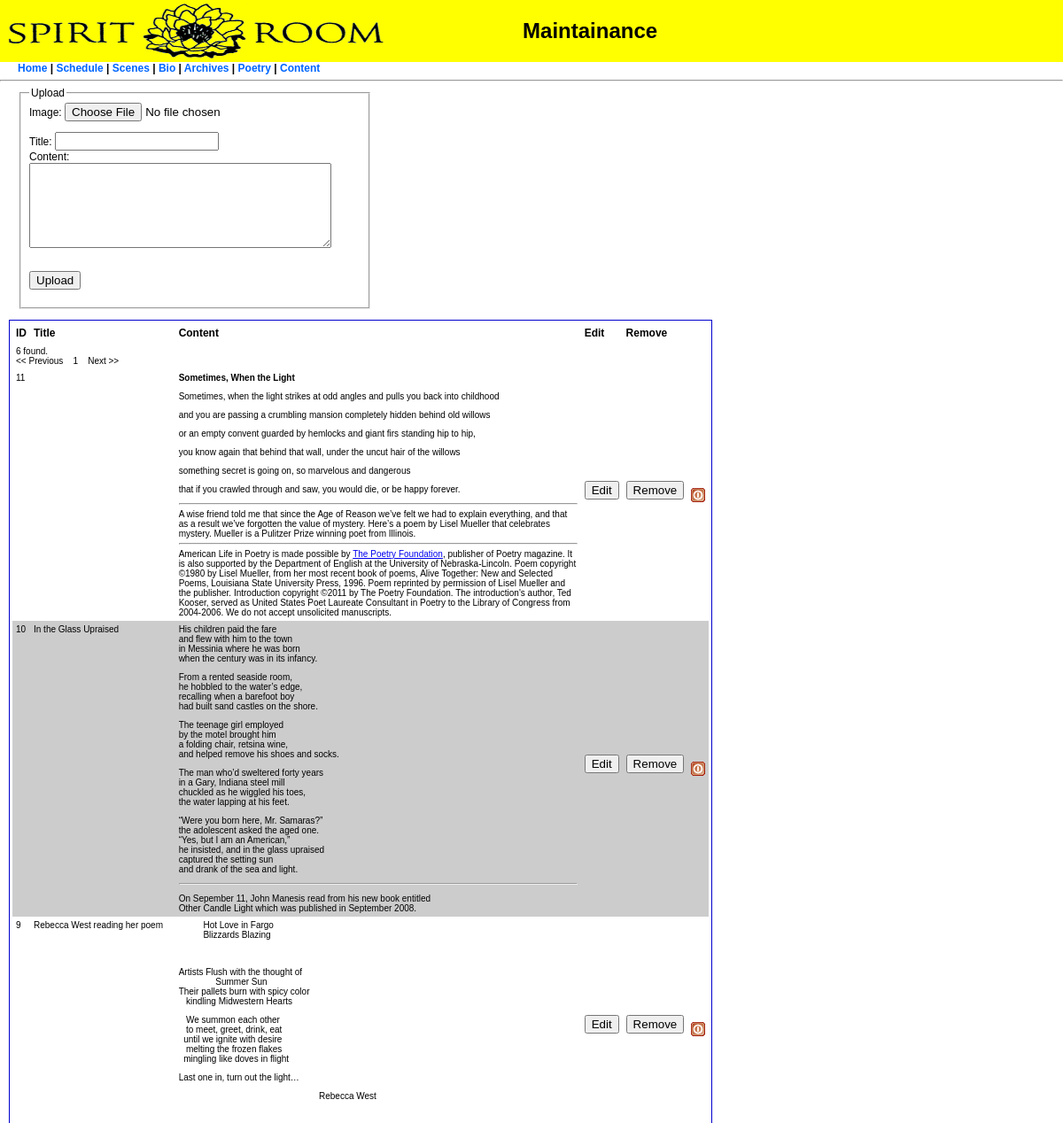
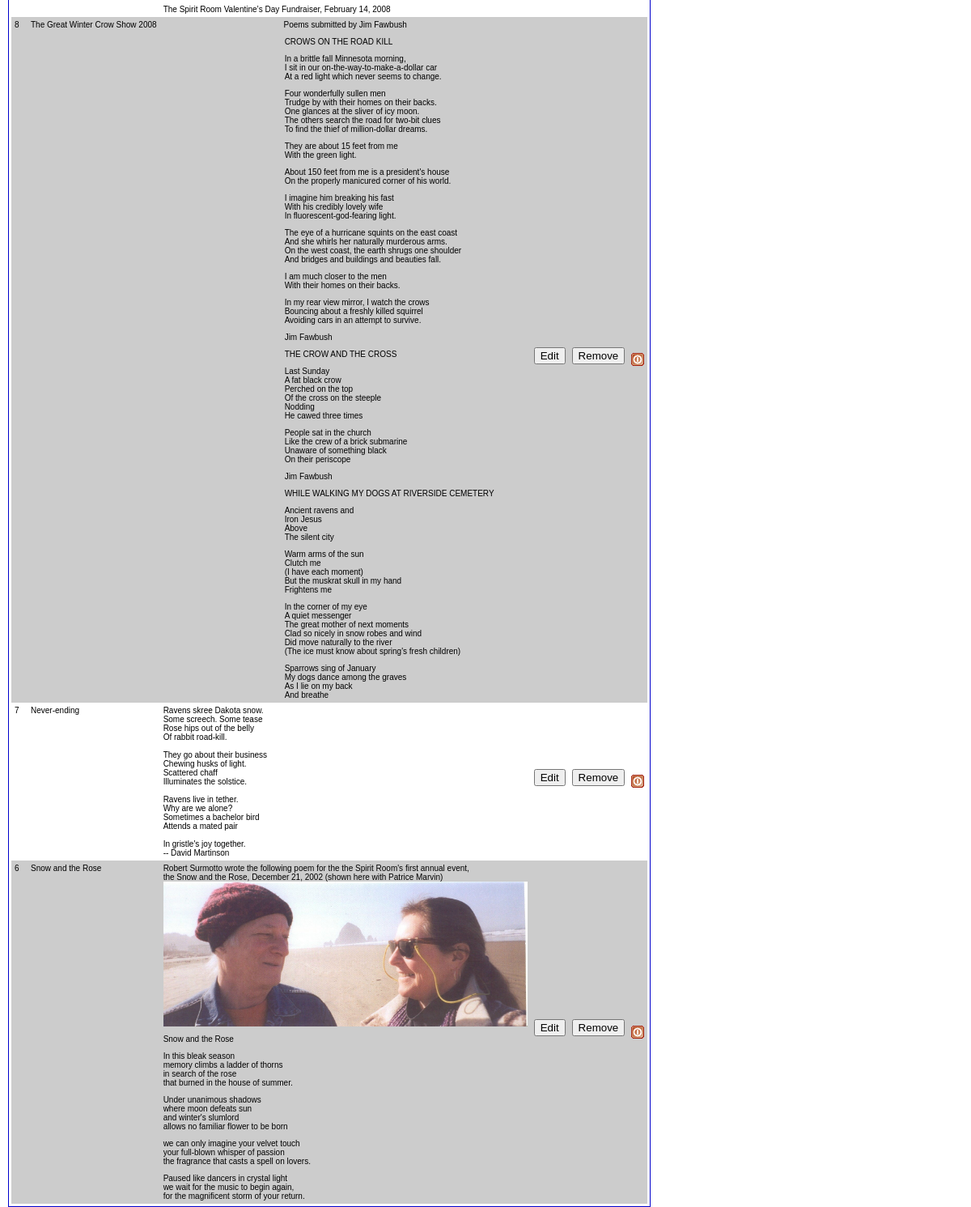
The page /maint/poetry.php on the database its author committed (2 pictures, top to bottom).
### tables this page shows
CREATE TABLE `poetry` (
  `id` int(11) NOT NULL auto_increment,
  `title` varchar(100) NOT NULL,
  `image_url` varchar(100) NOT NULL,
  `content` text NOT NULL,
  `current` tinyint(4) NOT NULL default '1',
  `post_date` date NOT NULL,
  PRIMARY KEY  (`id`)
);

### maint/poetry.php (the view, shortened to what this page needs)
<?
	require("../includes/_commonroutines.php");
	$tableName = "poetry";
?>
	<div style="width:400px; margin-left:20px;">
	<form name="form1" method="post" action="" enctype="multipart/form-data">
	<fieldset><legend>Upload</legend>
		  Image:
	      <input name="image1" type="file">
        <p>Title:
          <input type="text" name="title" value="<?=$title?>"><br>
		  Content:<br>
		  <textarea name="content" cols="40" rows="6"><?=$content?></textarea><br><br>
    </p>
		  <p><input name="action" type="submit" value="Upload">
        </p>
    </fieldset>
    </form>
	</div>
    <table width="650"  cellpadding="4" cellspacing="0" class="listing_table" >
	<tr>
		<th>ID</th>
		<th>Title</th>
		<th>Content</th>
	    <th>Edit</th>
	    <th>Remove</th>
	</tr>
<?
	$sql="select * from $tableName  order by post_date desc, id desc";
	$result=mysql_query($sql) or die($sql.mysql_error());
	$total_recs=mysql_num_rows($result);
	$pages = "$total_recs found. <br>".getPages(($_REQUEST['page'])?$_REQUEST['page']:1, ceil($total_recs/10), "$parms");
	$first_rec=($_REQUEST['page'])?(10*($_REQUEST['page']-1)):0;
	$limit = " limit $first_rec,20";
	$result = doMysqlQuery($sql.$limit);
	$alt=0;
?>
	<tr><td colspan=7><?=$pages?></td></tr>
<?
	while($row=mysql_fetch_object($result)) {
		$bg=($alt=(!$alt))?"":"bgcolor=#cccccc";
		$poetry_id=$row->id;
		$title=stripslashes($row->title);
		$content=stripslashes($row->content);
		$current=$row->current;
?>
<tr <?=$bg?>>
	<td width="50" valign='top'> <?=$poetry_id?></td>
	<td nowrap valign='top'><?=$title?></td>
	<td valign='top'><?=$content?></td>
    <td><form method=post>
    	<input type=submit value=Edit></form>
    	</td>
    <td><form method=post>
    	<input type=submit value=Remove onClick="return confirm('Delete this image?')">
    	</form></td>
<? $switch=($current)?"turnoff.png":"turnon.png"; ?>
	<td><a href="?flipstatus=<?=$poetry_id?>&flag=<?=$current?>"><img src="../quarantine/images/<?=$switch?>" /></a></td>
</tr>
<?
	}
?>
</table>
</body>
</html>

### includes/_commonroutines.php (shortened to what this page needs)
<?php
	function doMysqlQuery($theSql) {
		$result=mysql_query($theSql) or doError($theSql . "\n" . mysql_error()."\n");
		return($result);
	}
	function getPages($currPage, $maxPages, $paramList){
		$seperator="&nbsp;&nbsp;";
		$endFirst=2;
		$startLast= $maxPages-1;
		$firstPage = ($currPage > 6) ? $currPage-4: 1;
		$lastPage = (($currPage+5) < ($maxPages-1)) ? $currPage+5: $maxPages;
		for($p=$firstPage; $p<=$lastPage; $p++){
			$showPages.=($p==$currPage)?" $p $seperator":pageForm($p, $paramList).$seperator;
		}
		$previous=($currPage > 1) ? "<< <a href='".$_SERVER['PHP_SELF']."?page=".($currPage-1)."$params'>Previous</a> " : "<< Previous ";
		$next=($currPage < $maxPages) ? " <a href='".$_SERVER['PHP_SELF']."?page=".($currPage+1)."$params'>Next</a> >>" : " Next >>";
		$showPages=$previous.$seperator.substr($showPages,0,strlen($showPages)-strlen($seperator)).$seperator.$next;
		return $showPages;
	}
?>

### maint/admin.css (style rules this page uses)
body { font-family: Verdana, Arial, Helvetica, sans-serif; font-size: 12px; margin: 0px; }
#header_banner { background-color: #FFFF00; margin: 0px; padding: 0px; }
#top_nav { padding-left:20px; font-weight:bold; text-decoration:none; }
#top_nav a { color: #0099CC; }
#top_nav a { color: #0066FF; text-decoration: none; }
td { font-family: Verdana, Arial, Helvetica, sans-serif; font-size: 10px; }
th { font-family: Verdana, Arial, Helvetica, sans-serif; font-size: 12px; font-weight: bold; text-align: left; }
.listing_table { border: thin solid #0000CC; margin-left:10px; padding:3px; }

### rows shown on the page
poetry: id "11", content "Sometimes, When the Light Sometimes, when the light strikes at odd angles and pulls you back into childhood and you are passing a crumbling mansion completely hidden behind old willows or an empty convent guarded by hemlocks and giant firs standing hip to hip, you know again that behind that wall, under the uncut hair of the willows something secret is going on, so marvelous and dangerous that if you crawled through and saw, you would die, or be happy forever. A wise friend told me that since the Age of Reason we’ve felt we had to explain everything, and that as a result we’ve forgotten the value of mystery. Here’s a poem by Lisel Mueller that celebrates mystery. Mueller is a Pulitzer Prize…"
poetry: id "10", title "In the Glass Upraised", content "His children paid the fare and flew with him to the town in Messinia where he was born when the century was in its infancy. From a rented seaside room, he hobbled to the water’s edge, recalling when a barefoot boy had built sand castles on the shore. The teenage girl employed by the motel brought him a folding chair, retsina wine, and helped remove his shoes and socks. The man who’d sweltered forty years in a Gary, Indiana steel mill chuckled as he wiggled his toes, the water lapping at his feet. “Were you born here, Mr. Samaras?” the adolescent asked the aged one. “Yes, but I am an American,” he insisted, and in the glass upraised captured the setting sun and drank of the sea and light. On…"
poetry: id "9", title "Rebecca West reading her poem", content "Hot Love in Fargo Blizzards Blazing Artists Flush with the thought of Summer Sun Their pallets burn with spicy color kindling Midwestern Hearts We summon each other to meet, greet, drink, eat until we ignite with desire melting the frozen flakes mingling like doves in flight Last one in, turn out the light… Rebecca West The Spirit Room Valentine’s Day Fundraiser, February 14, 2008"
poetry: id "8", title "The Great Winter Crow Show 2008", content "Poems submitted by Jim Fawbush CROWS ON THE ROAD KILL In a brittle fall Minnesota morning, I sit in our on-the-way-to-make-a-dollar car At a red light which never seems to change. Four wonderfully sullen men Trudge by with their homes on their backs. One glances at the sliver of icy moon. The others search the road for two-bit clues To find the thief of million-dollar dreams. They are about 15 feet from me With the green light. About 150 feet from me is a president's house On the properly manicured corner of his world. I imagine him breaking his fast With his credibly lovely wife In fluorescent-god-fearing light. The eye of a hurricane squints on the east coast And she whirls her naturally…"
poetry: id "7", title "Never-ending", content "Ravens skree Dakota snow. Some screech. Some tease Rose hips out of the belly Of rabbit road-kill. They go about their business Chewing husks of light. Scattered chaff Illuminates the solstice. Ravens live in tether. Why are we alone? Sometimes a bachelor bird Attends a mated pair In gristle's joy together. -- David Martinson"
poetry: id "6", title "Snow and the Rose", content "Robert Surmotto wrote the following poem for the the Spirit Room's first annual event, the Snow and the Rose, December 21, 2002 (shown here with Patrice Marvin) Snow and the Rose In this bleak season memory climbs a ladder of thorns in search of the rose that burned in the house of summer. Under unanimous shadows where moon defeats sun and winter's slumlord allows no familiar flower to be born we can only imagine your velvet touch your full-blown whisper of passion the fragrance that casts a spell on lovers. Paused like dancers in crystal light we wait for the music to begin again, for the magnificent storm of your return.", content (picture)

### other values the page prints
$total_recs "6"
